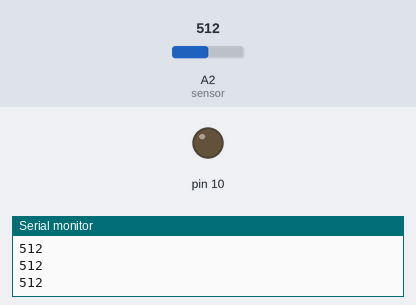
A sketch run on a simulated Arduino Uno, built with avr-gcc and run on an emulated ATmega328P. Parts: output pins drawn as LEDs (lit = HIGH), the last lines printed to the serial monitor. The test bench sets the inputs (shaded band); at power-on: A2 (sensor) = 512.

Above: at 1.3 s.
1.4 s: A2 (sensor) set to 21
2.9 s: A2 (sensor) set to 17
At 3.3 s:
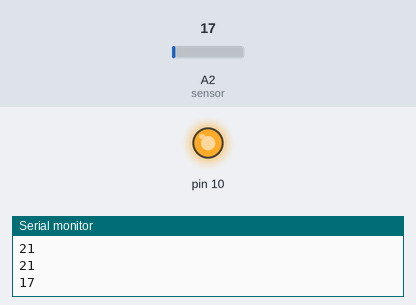
4.5 s: A2 (sensor) set to 122
At 5.6 s:
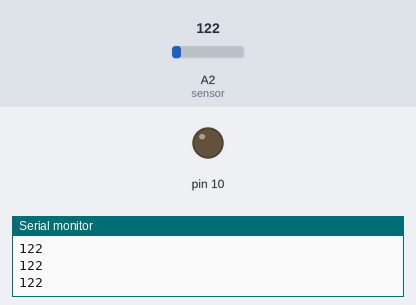
6.0 s: A2 (sensor) set to 10
At 6.8 s:
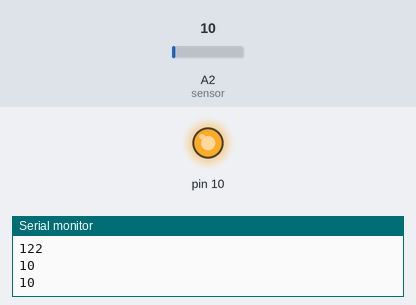
Timing chart, 0 to 8.5 s (numbered marks = the images above; inputs shaded):
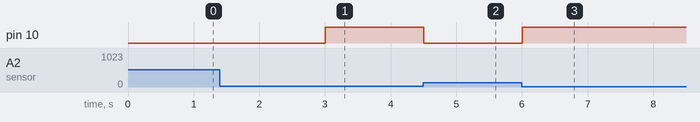

Measured:
- the behaviour switches between 20 and 19 on A2 (sensor) (found by bisection; images 0 and 1)
- after the input at 2.9 s, pin 10: LOW → HIGH after 0.10 s
- after the input at 4.5 s, pin 10: HIGH → LOW at once
- after the input at 6.0 s, pin 10: LOW → HIGH at once

The sketch:

LDR.ino
```cpp
const int sensor=A2; // Assigning analog pin A0 to variable 'sensor'
int sensorVAL;
void setup() {
pinMode(sensor,INPUT); // Configuring sensor pin as input
pinMode(10, OUTPUT);
Serial.begin(9600);
}

void loop() {
sensorVAL=analogRead(sensor); //Reading the value from sensor
Serial.println(sensorVAL);
if (sensorVAL < 20){
  digitalWrite(10,HIGH);
}
else{
  digitalWrite(10,LOW);
}
delay(500); //Delay of 1 second for ease of viewing
}
```
